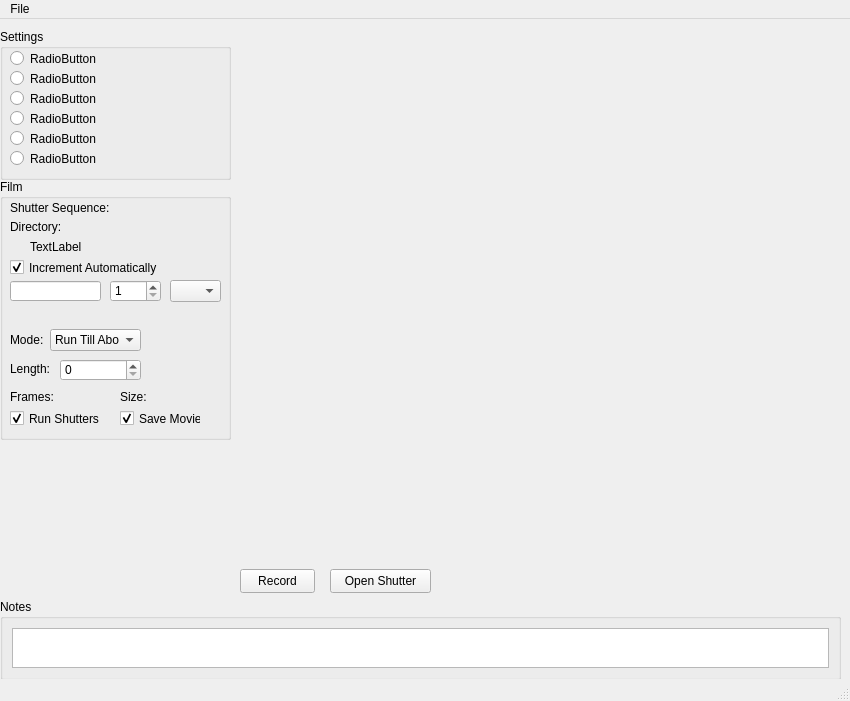
<?xml version="1.0" encoding="UTF-8"?>
<ui version="4.0">
 <class>MainWindow</class>
 <widget class="QMainWindow" name="MainWindow">
  <property name="geometry">
   <rect>
    <x>0</x>
    <y>0</y>
    <width>850</width>
    <height>701</height>
   </rect>
  </property>
  <property name="sizePolicy">
   <sizepolicy hsizetype="Fixed" vsizetype="Fixed">
    <horstretch>0</horstretch>
    <verstretch>0</verstretch>
   </sizepolicy>
  </property>
  <property name="minimumSize">
   <size>
    <width>850</width>
    <height>701</height>
   </size>
  </property>
  <property name="maximumSize">
   <size>
    <width>850</width>
    <height>701</height>
   </size>
  </property>
  <property name="acceptDrops">
   <bool>true</bool>
  </property>
  <property name="windowTitle">
   <string>HAL-4000</string>
  </property>
  <property name="windowIcon">
   <iconset>
    <normaloff>../../HAL-4000.ico</normaloff>../../HAL-4000.ico</iconset>
  </property>
  <widget class="QWidget" name="centralwidget">
   <property name="sizePolicy">
    <sizepolicy hsizetype="Fixed" vsizetype="Fixed">
     <horstretch>0</horstretch>
     <verstretch>0</verstretch>
    </sizepolicy>
   </property>
   <property name="acceptDrops">
    <bool>true</bool>
   </property>
   <widget class="QFrame" name="cameraFrame">
    <property name="geometry">
     <rect>
      <x>240</x>
      <y>10</y>
      <width>601</width>
      <height>581</height>
     </rect>
    </property>
    <property name="sizePolicy">
     <sizepolicy hsizetype="Fixed" vsizetype="Fixed">
      <horstretch>0</horstretch>
      <verstretch>0</verstretch>
     </sizepolicy>
    </property>
    <property name="frameShape">
     <enum>QFrame::NoFrame</enum>
    </property>
    <property name="frameShadow">
     <enum>QFrame::Raised</enum>
    </property>
   </widget>
   <widget class="QGroupBox" name="film">
    <property name="geometry">
     <rect>
      <x>0</x>
      <y>160</y>
      <width>231</width>
      <height>261</height>
     </rect>
    </property>
    <property name="title">
     <string>Film</string>
    </property>
    <widget class="QLabel" name="directoryText">
     <property name="geometry">
      <rect>
       <x>30</x>
       <y>60</y>
       <width>191</width>
       <height>16</height>
      </rect>
     </property>
     <property name="layoutDirection">
      <enum>Qt::LeftToRight</enum>
     </property>
     <property name="text">
      <string>TextLabel</string>
     </property>
     <property name="alignment">
      <set>Qt::AlignLeading|Qt::AlignLeft|Qt::AlignVCenter</set>
     </property>
    </widget>
    <widget class="QLineEdit" name="filenameEdit">
     <property name="geometry">
      <rect>
       <x>10</x>
       <y>102</y>
       <width>91</width>
       <height>20</height>
      </rect>
     </property>
     <property name="focusPolicy">
      <enum>Qt::StrongFocus</enum>
     </property>
    </widget>
    <widget class="QLabel" name="framesLabel">
     <property name="geometry">
      <rect>
       <x>10</x>
       <y>210</y>
       <width>51</width>
       <height>16</height>
      </rect>
     </property>
     <property name="text">
      <string>Frames:</string>
     </property>
    </widget>
    <widget class="QCheckBox" name="saveMovieCheckBox">
     <property name="geometry">
      <rect>
       <x>120</x>
       <y>230</y>
       <width>81</width>
       <height>19</height>
      </rect>
     </property>
     <property name="text">
      <string>Save Movie</string>
     </property>
     <property name="checked">
      <bool>true</bool>
     </property>
    </widget>
    <widget class="QLabel" name="sizeLabel">
     <property name="geometry">
      <rect>
       <x>120</x>
       <y>210</y>
       <width>31</width>
       <height>16</height>
      </rect>
     </property>
     <property name="text">
      <string>Size:</string>
     </property>
    </widget>
    <widget class="QComboBox" name="modeComboBox">
     <property name="geometry">
      <rect>
       <x>50</x>
       <y>150</y>
       <width>91</width>
       <height>22</height>
      </rect>
     </property>
     <property name="focusPolicy">
      <enum>Qt::WheelFocus</enum>
     </property>
     <item>
      <property name="text">
       <string>Run Till Abort</string>
      </property>
     </item>
     <item>
      <property name="text">
       <string>Fixed Length</string>
      </property>
     </item>
    </widget>
    <widget class="QLabel" name="lengthLabel">
     <property name="geometry">
      <rect>
       <x>10</x>
       <y>183</y>
       <width>46</width>
       <height>14</height>
      </rect>
     </property>
     <property name="text">
      <string>Length:</string>
     </property>
    </widget>
    <widget class="QLabel" name="modeLabel">
     <property name="geometry">
      <rect>
       <x>10</x>
       <y>154</y>
       <width>46</width>
       <height>14</height>
      </rect>
     </property>
     <property name="text">
      <string>Mode:</string>
     </property>
    </widget>
    <widget class="QLabel" name="directoryLabel">
     <property name="geometry">
      <rect>
       <x>10</x>
       <y>40</y>
       <width>211</width>
       <height>16</height>
      </rect>
     </property>
     <property name="text">
      <string>Directory:</string>
     </property>
    </widget>
    <widget class="QLabel" name="framesText">
     <property name="geometry">
      <rect>
       <x>47</x>
       <y>210</y>
       <width>61</width>
       <height>20</height>
      </rect>
     </property>
     <property name="text">
      <string/>
     </property>
     <property name="alignment">
      <set>Qt::AlignRight|Qt::AlignTrailing|Qt::AlignVCenter</set>
     </property>
    </widget>
    <widget class="QLabel" name="sizeText">
     <property name="geometry">
      <rect>
       <x>147</x>
       <y>210</y>
       <width>71</width>
       <height>20</height>
      </rect>
     </property>
     <property name="text">
      <string/>
     </property>
     <property name="alignment">
      <set>Qt::AlignRight|Qt::AlignTrailing|Qt::AlignVCenter</set>
     </property>
    </widget>
    <widget class="QCheckBox" name="autoShuttersCheckBox">
     <property name="geometry">
      <rect>
       <x>10</x>
       <y>230</y>
       <width>101</width>
       <height>19</height>
      </rect>
     </property>
     <property name="text">
      <string>Run Shutters</string>
     </property>
     <property name="checked">
      <bool>true</bool>
     </property>
    </widget>
    <widget class="QLabel" name="shuttersLabels">
     <property name="geometry">
      <rect>
       <x>10</x>
       <y>21</y>
       <width>101</width>
       <height>16</height>
      </rect>
     </property>
     <property name="text">
      <string>Shutter Sequence:</string>
     </property>
    </widget>
    <widget class="QLabel" name="shuttersText">
     <property name="geometry">
      <rect>
       <x>110</x>
       <y>20</y>
       <width>111</width>
       <height>20</height>
      </rect>
     </property>
     <property name="layoutDirection">
      <enum>Qt::LeftToRight</enum>
     </property>
     <property name="text">
      <string/>
     </property>
     <property name="alignment">
      <set>Qt::AlignLeading|Qt::AlignLeft|Qt::AlignVCenter</set>
     </property>
    </widget>
    <widget class="QLabel" name="filenameLabel">
     <property name="geometry">
      <rect>
       <x>20</x>
       <y>127</y>
       <width>201</width>
       <height>20</height>
      </rect>
     </property>
     <property name="text">
      <string/>
     </property>
    </widget>
    <widget class="QSpinBox" name="indexSpinBox">
     <property name="geometry">
      <rect>
       <x>110</x>
       <y>101</y>
       <width>51</width>
       <height>22</height>
      </rect>
     </property>
     <property name="minimum">
      <number>1</number>
     </property>
     <property name="maximum">
      <number>9999</number>
     </property>
    </widget>
    <widget class="QComboBox" name="extensionComboBox">
     <property name="geometry">
      <rect>
       <x>170</x>
       <y>101</y>
       <width>51</width>
       <height>22</height>
      </rect>
     </property>
    </widget>
    <widget class="QCheckBox" name="autoIncCheckBox">
     <property name="geometry">
      <rect>
       <x>10</x>
       <y>79</y>
       <width>201</width>
       <height>19</height>
      </rect>
     </property>
     <property name="text">
      <string>Increment Automatically</string>
     </property>
     <property name="checked">
      <bool>true</bool>
     </property>
    </widget>
    <widget class="QSpinBox" name="lengthSpinBox">
     <property name="geometry">
      <rect>
       <x>60</x>
       <y>180</y>
       <width>81</width>
       <height>22</height>
      </rect>
     </property>
     <property name="maximum">
      <number>1000000</number>
     </property>
    </widget>
   </widget>
   <widget class="QGroupBox" name="notes">
    <property name="geometry">
     <rect>
      <x>0</x>
      <y>580</y>
      <width>841</width>
      <height>81</height>
     </rect>
    </property>
    <property name="title">
     <string>Notes</string>
    </property>
    <layout class="QGridLayout" name="gridLayout">
     <item row="0" column="0">
      <widget class="QTextEdit" name="notesEdit"/>
     </item>
    </layout>
   </widget>
   <widget class="QPushButton" name="recordButton">
    <property name="geometry">
     <rect>
      <x>240</x>
      <y>550</y>
      <width>75</width>
      <height>24</height>
     </rect>
    </property>
    <property name="text">
     <string>Record</string>
    </property>
   </widget>
   <widget class="QGroupBox" name="settings">
    <property name="geometry">
     <rect>
      <x>0</x>
      <y>10</y>
      <width>231</width>
      <height>151</height>
     </rect>
    </property>
    <property name="title">
     <string>Settings</string>
    </property>
    <widget class="QRadioButton" name="settingsButton1">
     <property name="geometry">
      <rect>
       <x>10</x>
       <y>20</y>
       <width>211</width>
       <height>19</height>
      </rect>
     </property>
     <property name="text">
      <string>RadioButton</string>
     </property>
    </widget>
    <widget class="QRadioButton" name="settingsButton2">
     <property name="geometry">
      <rect>
       <x>10</x>
       <y>40</y>
       <width>211</width>
       <height>19</height>
      </rect>
     </property>
     <property name="text">
      <string>RadioButton</string>
     </property>
    </widget>
    <widget class="QRadioButton" name="settingsButton3">
     <property name="geometry">
      <rect>
       <x>10</x>
       <y>60</y>
       <width>211</width>
       <height>19</height>
      </rect>
     </property>
     <property name="text">
      <string>RadioButton</string>
     </property>
    </widget>
    <widget class="QRadioButton" name="settingsButton4">
     <property name="geometry">
      <rect>
       <x>10</x>
       <y>80</y>
       <width>211</width>
       <height>19</height>
      </rect>
     </property>
     <property name="text">
      <string>RadioButton</string>
     </property>
    </widget>
    <widget class="QRadioButton" name="settingsButton5">
     <property name="geometry">
      <rect>
       <x>10</x>
       <y>100</y>
       <width>211</width>
       <height>19</height>
      </rect>
     </property>
     <property name="text">
      <string>RadioButton</string>
     </property>
    </widget>
    <widget class="QRadioButton" name="settingsButton6">
     <property name="geometry">
      <rect>
       <x>10</x>
       <y>120</y>
       <width>211</width>
       <height>19</height>
      </rect>
     </property>
     <property name="text">
      <string>RadioButton</string>
     </property>
    </widget>
   </widget>
   <widget class="QFrame" name="cameraParamsFrame">
    <property name="geometry">
     <rect>
      <x>-1</x>
      <y>419</y>
      <width>241</width>
      <height>171</height>
     </rect>
    </property>
    <property name="frameShape">
     <enum>QFrame::NoFrame</enum>
    </property>
    <property name="frameShadow">
     <enum>QFrame::Plain</enum>
    </property>
   </widget>
   <widget class="QPushButton" name="cameraShutterButton">
    <property name="geometry">
     <rect>
      <x>330</x>
      <y>550</y>
      <width>101</width>
      <height>24</height>
     </rect>
    </property>
    <property name="focusPolicy">
     <enum>Qt::NoFocus</enum>
    </property>
    <property name="text">
     <string>Open Shutter</string>
    </property>
   </widget>
  </widget>
  <widget class="QMenuBar" name="menubar">
   <property name="geometry">
    <rect>
     <x>0</x>
     <y>0</y>
     <width>850</width>
     <height>21</height>
    </rect>
   </property>
   <widget class="QMenu" name="menuFile">
    <property name="title">
     <string>File</string>
    </property>
    <addaction name="actionSettings"/>
    <addaction name="actionShutter"/>
    <addaction name="actionDirectory"/>
    <addaction name="actionDisconnect"/>
    <addaction name="separator"/>
    <addaction name="actionFocus_Lock"/>
    <addaction name="actionIllumination"/>
    <addaction name="actionMisc_Controls"/>
    <addaction name="actionProgression"/>
    <addaction name="actionSpot_Counter"/>
    <addaction name="actionStage"/>
    <addaction name="separator"/>
    <addaction name="actionQuit"/>
   </widget>
   <addaction name="menuFile"/>
  </widget>
  <widget class="QStatusBar" name="statusbar"/>
  <action name="actionQuit">
   <property name="text">
    <string>Quit</string>
   </property>
  </action>
  <action name="actionSettings">
   <property name="text">
    <string>New Settings</string>
   </property>
  </action>
  <action name="actionShutter">
   <property name="text">
    <string>New Shutter Sequence</string>
   </property>
  </action>
  <action name="actionDirectory">
   <property name="text">
    <string>Set Working Directory</string>
   </property>
  </action>
  <action name="actionIllumination">
   <property name="text">
    <string>Illumination</string>
   </property>
  </action>
  <action name="actionStage">
   <property name="text">
    <string>Stage</string>
   </property>
  </action>
  <action name="actionFocus_Lock">
   <property name="text">
    <string>Focus Lock</string>
   </property>
  </action>
  <action name="actionSpot_Counter">
   <property name="text">
    <string>Spot Counter</string>
   </property>
  </action>
  <action name="actionSwitch_Test">
   <property name="text">
    <string>Switch Test</string>
   </property>
  </action>
  <action name="actionMisc_Controls">
   <property name="text">
    <string>Misc. Controls</string>
   </property>
  </action>
  <action name="actionProgression">
   <property name="text">
    <string>Progressions</string>
   </property>
  </action>
  <action name="actionDisconnect">
   <property name="text">
    <string>Disconnect</string>
   </property>
  </action>
 </widget>
 <resources/>
 <connections/>
</ui>
